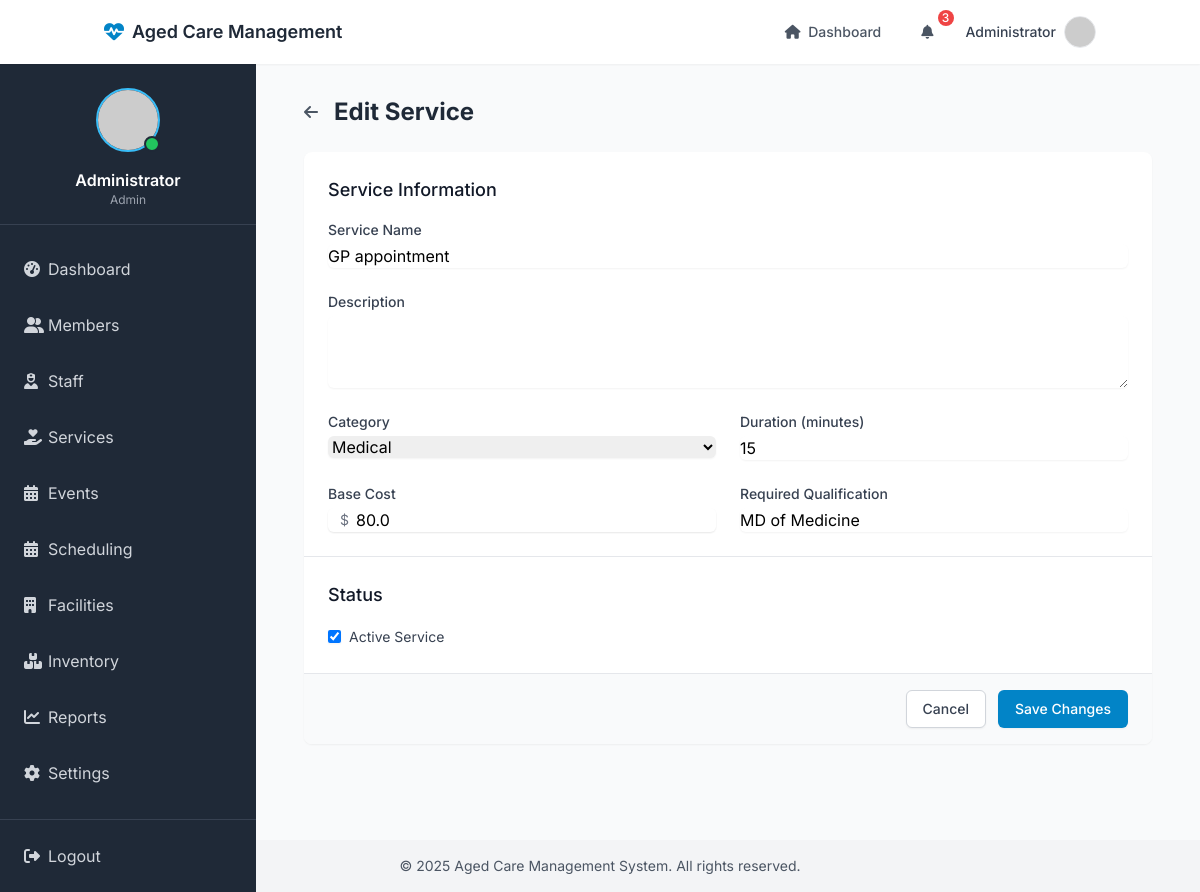
Page /services/edit/1 (signed in) on the committed database.
### models/user.py (models this page shows, shortened)
class User(UserMixin, db.Model):
    __tablename__ = 'users'
    id = db.Column(db.Integer, primary_key=True)
    name = db.Column(db.String(100), nullable=False)
    email = db.Column(db.String(100), unique=True, nullable=False)
    password_hash = db.Column(db.String(200), nullable=False)
    role = db.Column(db.String(20), default='staff')  # admin, staff, family
    is_active = db.Column(db.Boolean, default=True)
    created_at = db.Column(db.DateTime, default=datetime.utcnow)
    last_login = db.Column(db.DateTime)
    @property
    def password(self):
        raise AttributeError('password is not a readable attribute')

### models/service.py (models this page shows, shortened)
class Service(db.Model):
    id = db.Column(db.Integer, primary_key=True)
    name = db.Column(db.String(100), nullable=False)
    description = db.Column(db.Text)
    category = db.Column(db.String(50))  # medical, personal care, housekeeping, social
    duration_minutes = db.Column(db.Integer)
    base_cost = db.Column(db.Float)
    requires_qualification = db.Column(db.String(100))
    created_at = db.Column(db.DateTime, default=datetime.utcnow)
    updated_at = db.Column(db.DateTime, default=datetime.utcnow, onupdate=datetime.utcnow)
    is_active = db.Column(db.Boolean, default=True)
    service_logs = db.relationship('ServiceLog', backref='service', lazy=True)

### routes/services.py (the view, shortened to what this page needs)
@service_routes.route('/edit/<int:id>', methods=['GET', 'POST'])
@login_required
def edit(id):
    if current_user.role != 'admin':
        flash('You do not have permission to edit services.', 'danger')
        return redirect(url_for('services.index'))
    service = Service.query.get_or_404(id)
    return render_template('services/edit.html', service=service)

### templates/services/edit.html (shortened to what this page needs)
{% extends "base.html" %}
{% block content %}
<div class="max-w-4xl mx-auto px-4">
    <div class="flex items-center justify-between mb-6">
        <div class="flex items-center">
            <a href="{{ url_for('services.view', id=service.id) }}" class="text-gray-600 hover:text-gray-800 mr-4">
                <i class="fas fa-arrow-left"></i>
            </a>
            <h1 class="text-2xl font-bold text-gray-800">Edit Service</h1>
        </div>
    </div>
    <form method="POST" class="bg-white rounded-lg shadow-sm">
        <div class="p-6 border-b border-gray-200">
            <h2 class="text-lg font-medium text-gray-900 mb-4">Service Information</h2>
            <div class="grid grid-cols-1 md:grid-cols-2 gap-6">
                <div class="md:col-span-2">
                    <label for="name" class="block text-sm font-medium text-gray-700">Service Name</label>
                    <input type="text" name="name" id="name" required
                           value="{{ service.name }}"
                           class="mt-1 block w-full rounded-md border-gray-300 shadow-sm focus:border-primary-500 focus:ring-primary-500">
                </div>
                <div class="md:col-span-2">
                    <label for="description" class="block text-sm font-medium text-gray-700">Description</label>
                    <textarea name="description" id="description" rows="3"
                              class="mt-1 block w-full rounded-md border-gray-300 shadow-sm focus:border-primary-500 focus:ring-primary-500">{{ service.description }}</textarea>
                </div>
                <div>
                    <label for="category" class="block text-sm font-medium text-gray-700">Category</label>
                    <select name="category" id="category" required
                            class="mt-1 block w-full rounded-md border-gray-300 shadow-sm focus:border-primary-500 focus:ring-primary-500">
                        <option value="medical" {% if service.category == 'medical' %}selected{% endif %}>Medical</option>
                    </select>
                </div>
                <div>
                    <label for="duration_minutes" class="block text-sm font-medium text-gray-700">Duration (minutes)</label>
                    <input type="number" name="duration_minutes" id="duration_minutes" required min="1"
                           value="{{ service.duration_minutes }}"
                           class="mt-1 block w-full rounded-md border-gray-300 shadow-sm focus:border-primary-500 focus:ring-primary-500">
                </div>
                <div>
                    <label for="base_cost" class="block text-sm font-medium text-gray-700">Base Cost</label>
                    <div class="mt-1 relative rounded-md shadow-sm">
                        <div class="absolute inset-y-0 left-0 pl-3 flex items-center pointer-events-none">
                            <span class="text-gray-500 sm:text-sm">$</span>
                        </div>
                        <input type="number" name="base_cost" id="base_cost" required min="0" step="0.01"
                               value="{{ service.base_cost }}"
                               class="pl-7 block w-full rounded-md border-gray-300 shadow-sm focus:border-primary-500 focus:ring-primary-500">
                    </div>
                </div>
                <div>
                    <label for="requires_qualification" class="block text-sm font-medium text-gray-700">Required Qualification</label>
                    <input type="text" name="requires_qualification" id="requires_qualification"
                           value="{{ service.requires_qualification }}"
                           class="mt-1 block w-full rounded-md border-gray-300 shadow-sm focus:border-primary-500 focus:ring-primary-500"
                           placeholder="e.g., Registered Nurse, First Aid">
                </div>
            </div>
        </div>
        <div class="p-6 border-b border-gray-200">
            <h2 class="text-lg font-medium text-gray-900 mb-4">Status</h2>
            <div>
                <label class="inline-flex items-center">
                    <input type="checkbox" name="is_active" class="rounded border-gray-300 text-primary-600 shadow-sm focus:border-primary-500 focus:ring-primary-500"
                           {% if service.is_active %}checked{% endif %}>
                    <span class="ml-2 text-sm text-gray-700">Active Service</span>
                </label>
            </div>
        </div>
        <div class="px-6 py-4 bg-gray-50 flex items-center justify-end rounded-b-lg">
            <button type="button"
                    onclick="window.location.href='{{ url_for('services.view', id=service.id) }}'"
                    class="bg-white py-2 px-4 border border-gray-300 rounded-md shadow-sm text-sm font-medium text-gray-700 hover:bg-gray-50 focus:outline-none focus:ring-2 focus:ring-offset-2 focus:ring-primary-500 mr-3">
                Cancel
            </button>
            <button type="submit"
                    class="bg-primary-600 border border-transparent rounded-md shadow-sm py-2 px-4 inline-flex justify-center text-sm font-medium text-white hover:bg-primary-700 focus:outline-none focus:ring-2 focus:ring-offset-2 focus:ring-primary-500">
                Save Changes
            </button>
        </div>
    </form>
</div>
{% endblock %}

### templates/includes/navbar.html (shortened to what this page needs)
<nav class="bg-white shadow-sm">
    <div class="container mx-auto px-4">
        <div class="flex justify-between h-16">
            <div class="flex items-center">
                <a href="{{ url_for('dashboard.index') }}" class="flex items-center">
                    <i class="fas fa-heart-pulse text-xl text-primary-600 mr-2"></i>
                    <span class="text-gray-800 font-semibold text-lg">Aged Care Management</span>
                </a>
            </div>
            <div class="flex items-center">
                <div class="hidden md:flex items-center space-x-4">
                    <a href="{{ url_for('dashboard.index') }}" class="text-gray-600 hover:text-primary-600 px-3 py-2 rounded-md text-sm font-medium">
                        <i class="fas fa-home mr-1"></i> Dashboard
                    </a>
                    <div class="relative" x-data="{ open: false }">
                        <button @click="open = !open" class="text-gray-600 hover:text-primary-600 px-3 py-2 rounded-md text-sm font-medium focus:outline-none">
                            <i class="fas fa-bell mr-1"></i>
                            <span class="absolute -top-1 -right-1 bg-red-500 text-white text-xs w-4 h-4 rounded-full flex items-center justify-center">3</span>
                        </button>
                    </div>
                </div>
                <div class="ml-4 relative" x-data="{ open: false }">
                    <div>
                        <button @click="open = !open" class="flex items-center text-sm font-medium text-gray-700 hover:text-primary-600 focus:outline-none focus:ring-2 focus:ring-offset-2 focus:ring-primary-500" id="user-menu" aria-haspopup="true">
                            <span class="mr-2">{{ current_user.name }}</span>
                            <img class="h-8 w-8 rounded-full border border-gray-200" src="https://ui-avatars.com/api/?name={{ current_user.name }}&background=random" alt="User avatar">
                        </button>
                    </div>
                </div>
            </div>
        </div>
    </div>
</nav>

### templates/includes/sidebar.html
<div id="sidebar" class="hidden md:flex flex-col w-64 bg-gray-800 text-white h-full overflow-hidden">
    <div class="p-4 border-b border-gray-700">
        <div class="flex items-center justify-center py-2">
            <div class="relative">
                <img class="h-16 w-16 rounded-full border-2 border-primary-400" src="https://ui-avatars.com/api/?name={{ current_user.name }}&background=0D8ABC&color=fff" alt="User avatar">
                <span class="absolute bottom-0 right-0 h-4 w-4 bg-green-500 rounded-full border-2 border-gray-800"></span>
            </div>
        </div>
        <div class="text-center mt-2">
            <h2 class="font-semibold">{{ current_user.name }}</h2>
            <p class="text-xs text-gray-400">{{ current_user.role|capitalize }}</p>
        </div>
    </div>
    <div class="py-4 flex-1">
        <ul>
            <li class="px-4 py-2">
                <a href="{{ url_for('dashboard.index') }}" class="flex items-center text-gray-300 hover:text-white hover:bg-gray-700 px-2 py-2 rounded-md transition duration-150">
                    <i class="fas fa-tachometer-alt w-6"></i>
                    <span>Dashboard</span>
                </a>
            </li>
            <li class="px-4 py-2">
                <a href="{{ url_for('members.index') }}" class="flex items-center text-gray-300 hover:text-white hover:bg-gray-700 px-2 py-2 rounded-md transition duration-150">
                    <i class="fas fa-user-group w-6"></i>
                    <span>Members</span>
                </a>
            </li>
            <li class="px-4 py-2">
                <a href="{{ url_for('staff.index') }}" class="flex items-center text-gray-300 hover:text-white hover:bg-gray-700 px-2 py-2 rounded-md transition duration-150">
                    <i class="fas fa-user-nurse w-6"></i>
                    <span>Staff</span>
                </a>
            </li>
            <li class="px-4 py-2">
                <a href="{{ url_for('services.index') }}" class="flex items-center text-gray-300 hover:text-white hover:bg-gray-700 px-2 py-2 rounded-md transition duration-150">
                    <i class="fas fa-hand-holding-heart w-6"></i>
                    <span>Services</span>
                </a>
            </li>
            <li class="px-4 py-2">
                <a href="{{ url_for('events.index') }}" class="flex items-center text-gray-300 hover:text-white hover:bg-gray-700 px-2 py-2 rounded-md transition duration-150">
                    <i class="fas fa-calendar-days w-6"></i>
                    <span>Events</span>
                </a>
            </li>
            <li class="px-4 py-2">
                <a href="{{ url_for('scheduling.index') }}" class="flex items-center text-gray-300 hover:text-white hover:bg-gray-700 px-2 py-2 rounded-md transition duration-150">
                    <i class="fas fa-calendar-alt w-6"></i>
                    <span>Scheduling</span>
                </a>
            </li>
            <li class="px-4 py-2">
                <a href="{{ url_for('facilities.index') }}" class="flex items-center text-gray-300 hover:text-white hover:bg-gray-700 px-2 py-2 rounded-md transition duration-150">
                    <i class="fas fa-building w-6"></i>
                    <span>Facilities</span>
                </a>
            </li>
            <li class="px-4 py-2">
                <a href="{{ url_for('inventory.index') }}" class="flex items-center text-gray-300 hover:text-white hover:bg-gray-700 px-2 py-2 rounded-md transition duration-150">
                    <i class="fas fa-boxes-stacked w-6"></i>
                    <span>Inventory</span>
                </a>
            </li>
            {% if current_user.role == 'admin' %}
            <li class="px-4 py-2">
                <a href="#" class="flex items-center text-gray-300 hover:text-white hover:bg-gray-700 px-2 py-2 rounded-md transition duration-150">
                    <i class="fas fa-chart-line w-6"></i>
                    <span>Reports</span>
                </a>
            </li>
            <li class="px-4 py-2">
                <a href="#" class="flex items-center text-gray-300 hover:text-white hover:bg-gray-700 px-2 py-2 rounded-md transition duration-150">
                    <i class="fas fa-cog w-6"></i>
                    <span>Settings</span>
                </a>
            </li>
            {% endif %}
        </ul>
    </div>
    <div class="p-4 border-t border-gray-700">
        <a href="{{ url_for('auth.logout') }}" class="flex items-center text-gray-300 hover:text-white px-2 py-2 rounded-md transition duration-150">
            <i class="fas fa-sign-out-alt w-6"></i>
            <span>Logout</span>
        </a>
    </div>
</div>

### templates/base.html (style rules this page uses)
html { scroll-behavior: smooth; }

### rows in the picture
User: name "Administrator", role "Admin"
Service: name "GP appointment", category "Medical", duration_minutes "15", base_cost "80.0", requires_qualification "MD of Medicine", is_active "☑"
